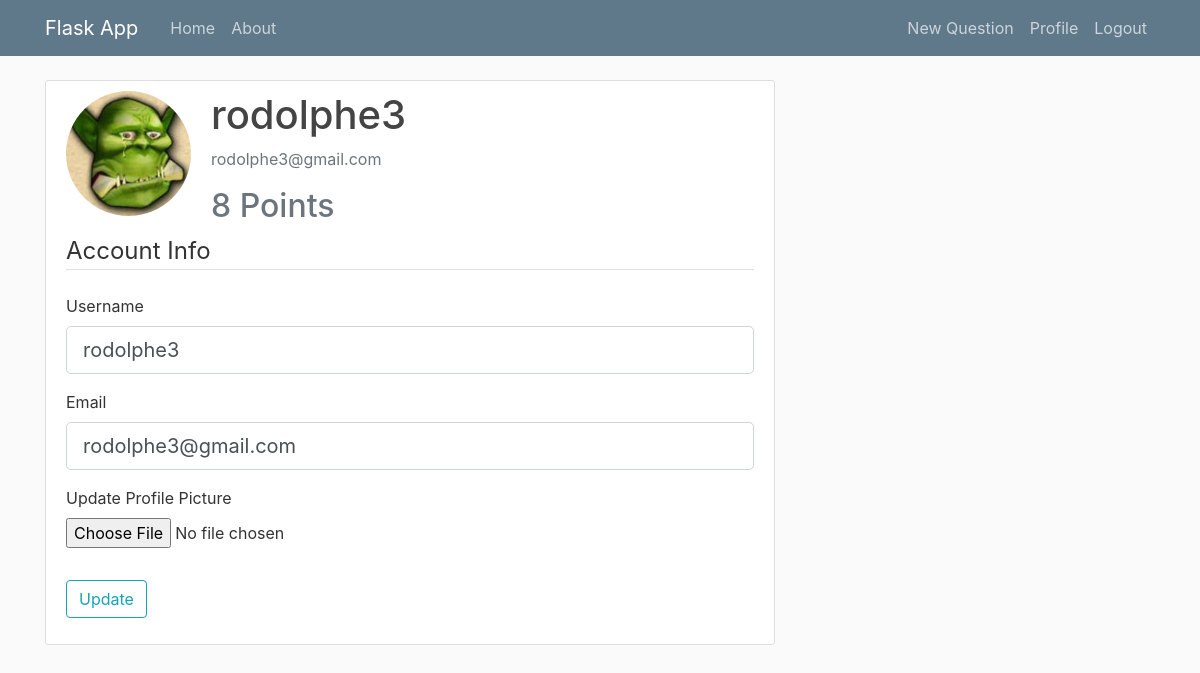
Screenshot of /account (signed in) with the database file from the repository.
### webapp/models.py (models this page shows, shortened)
class User(db.Model, UserMixin):									#Create a Table named 'user' (in lowercase) inheriting from db.Model
	id = db.Column(db.Integer, primary_key=True)
	username = db.Column(db.String(20), unique=True, nullable=False)
	email = db.Column(db.String(120), unique=True, nullable=False)
	image_file = db.Column(db.String(20), nullable=False, default='default.jpg')
	password = db.Column(db.String(60), nullable=False)
	points = db.Column(db.Integer, nullable=False)
	questions = db.relationship('Questions', backref='author', lazy=True)					#Define the relationship with the post (to make a foreign key in Post table)

### webapp/routes.py (the view)
@app.route('/account', methods=['GET', 'POST'])
@login_required												# login is required to access this page
def account():
	form = UpdateAccountForm()
	if form.validate_on_submit():
		if form.picture.data:     							#if a data is in the picture field
			picture_file = save_picture(form.picture.data) #using the save_picture function coded before to save picture
			current_user.image_file = picture_file        # Save the picture path to the current user image_file column in the database
		current_user.email = form.email.data
		db.session.commit()
		flash('Your account has been updated', 'success')
		return redirect(url_for('account'))
	elif request.method == 'GET':																			#to write current user's informations when we go to the profile page
		form.username.data = current_user.username
		form.email.data = current_user.email
	image_file = url_for('static', filename='profile_pics/' + current_user.image_file) 						# Create a variable containing the profile pic of the user
	return render_template('account.html', title='Account', image_file=image_file, form=form)

### webapp/forms.py (shortened to what this page needs)
class UpdateAccountForm(FlaskForm): #Creating a class inheriting FlaskForm class (it's our form)
	username = StringField('Username', validators=[DataRequired(), Length(min=2, max=20)])	   #We need to instanciate imported classes to create each different fields, the 'Username' variable is the label in the HTML page
	email = StringField('Email', validators=[DataRequired(), Email()])
	picture = FileField('Update Profile Picture', validators=[FileAllowed(['jpg', 'png'])]) 	#picture change field
	submit = SubmitField('Update')

### webapp/models.py (called while the page is built)
@login_manager.user_loader
def load_user(user_id):
	return User.query.get(user_id)

### webapp/templates/account.html (shortened to what this page needs)
{% extends "layout.html" %}
{% block content %}
	<div class="content-section">
	  <div class="media">
	    <img class="rounded-circle account-img" src="{{ image_file }}">
	    <div class="media-body">
	      <h2 class="account-heading">{{ current_user.username }}</h2>
	      <p class="text-secondary">{{ current_user.email }}</p>
	      <h2 class="text-secondary">{{ current_user.points }} Points</h2>
	    </div>
	  </div>
			<form method="POST" action="" enctype="multipart/form-data">
				<fieldset class="form-group">
					<legend class="border-bottom mb-4">Account Info</legend>
					<div class="form-group">
						{{ form.username.label(class="form-control-label") }}
						{% if form.username.errors %}
							{{ form.username(class="form-control form-control-lg is-invalid") }}
							<div class="invalid-feedback">
								{% for error in form.username.errors %}
									<span>{{ error }}</span>
								{% endfor %}
							</div>
						{% else %}
							{{ form.username(class="form-control form-control-lg") }}
						{% endif %}
					</div>
					<div class="form-group">
						{{ form.email.label(class="form-control-label") }}
						{% if form.email.errors %}
							{{ form.email(class="form-control form-control-lg is-invalid") }}
							<div class="invalid-feedback">
								{% for error in form.email.errors %}
									<span>{{ error }}</span>
								{% endfor %}
							</div>
						{% else %}
							{{ form.email(class="form-control form-control-lg") }}
						{% endif %}
					</div>
					<div class="form-group">
						{{ form.picture.label() }}
						{{ form.picture(class="form-control-file") }}
					</div>
				</fieldset>
				<div class="form-group">
					{{ form.submit(class="btn btn-outline-info") }}
				</div>
			</form>
	</div>
{% endblock %}

### webapp/static/main.css (style rules this page uses)
body { background: #fafafa; color: #333333; margin-top: 5rem; }
h1, h2, h3, h4, h5, h6 { color: #444444; }
.content-section { background: #ffffff; padding: 10px 20px; border: 1px solid #dddddd; border-radius: 3px; margin-bottom: 20px; }
.account-img { height: 125px; width: 125px; margin-right: 20px; margin-bottom: 16px; }
.account-heading { font-size: 2.5rem; }

### rows the page displays
User: username "rodolphe3", email "rodolphe3@gmail.com", points "8"
